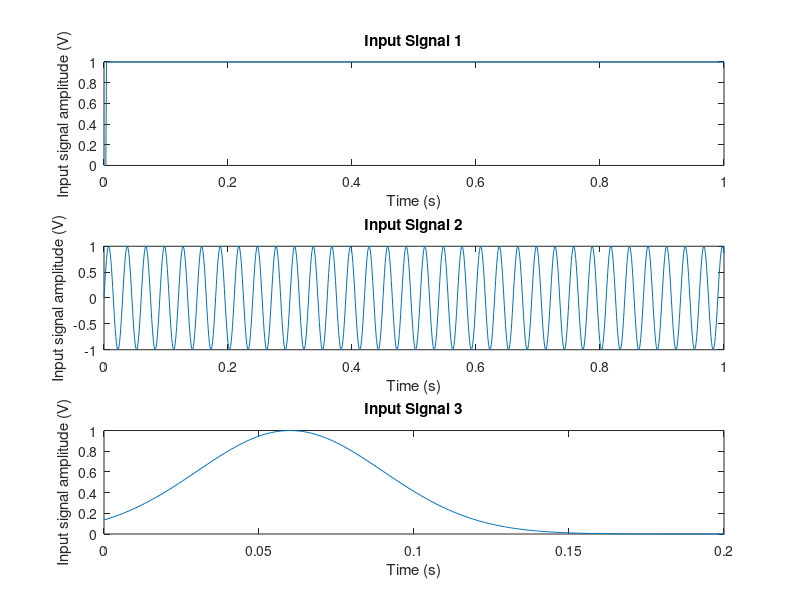
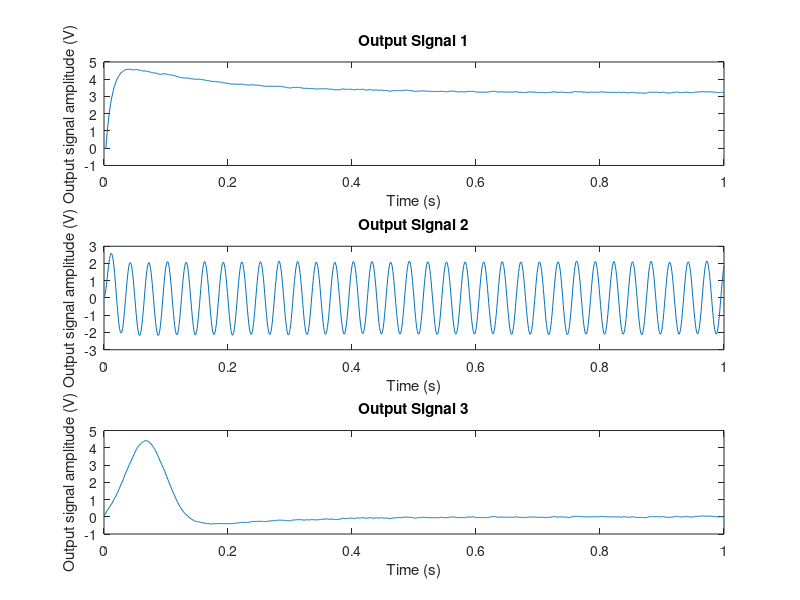
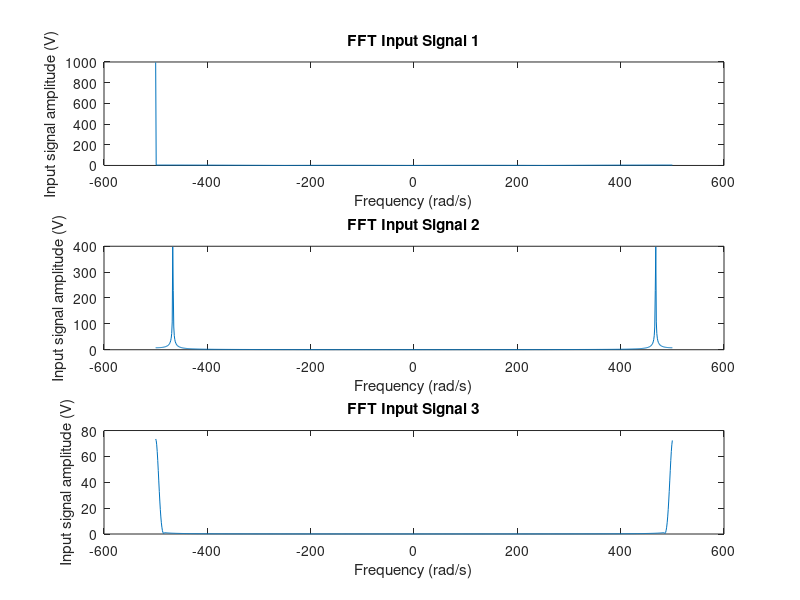
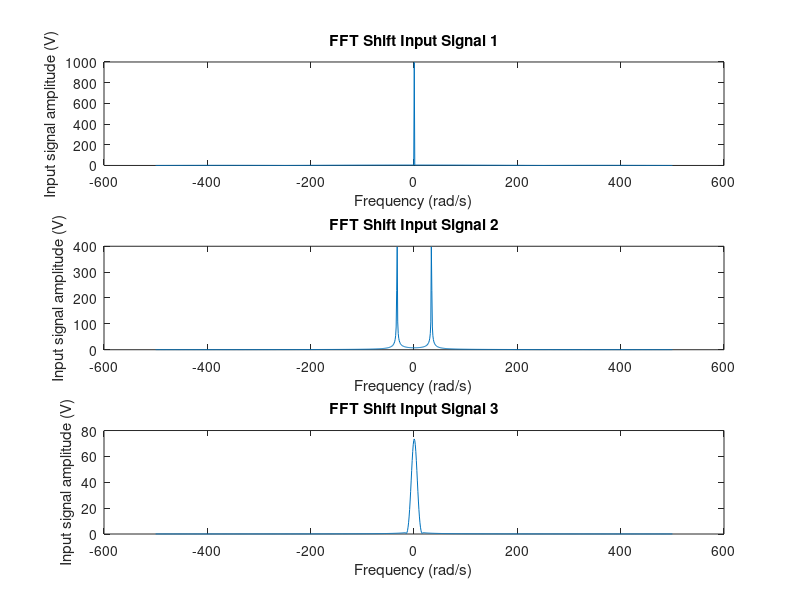

The MATLAB script that drew these images, in order:
clear
close all

R1 = 1;
Cap = 0.25;
R2 = 2;
Ind = 0.2;
R3 = 20; % Assume R3 = 20 in Part 5 and 6
alpha = 100;
R4 = 0.1;
Ro = 1000;
Cn = 0.00001; %0.00001 %0.001 %0.1 %10
% Vout with difeerent Cn
G1 = 1/R1;
G2 = 1/R2;
G3 = 1/R3;
G4 = 1/R4;
Go = 1/Ro;

G = zeros(7,7);
C = zeros(7,7);

G(1,1) = G1;
G(1,2) = -G2-G1;
G(1,3) = -G3;
G(2,2) = 1;
G(2,3) = -1;
G(3,3) = -G3;
G(3,6) = 1;
G(4,4) = 1;
G(4,6) = -alpha;
G(5,4) = G4;
G(5,5) = -G4-Go;
G(6,1) = 1;
G(7,1) = -G1;
G(7,2) = G1;
G(7,7) = 1;


C(1,1) = Cap;
C(1,2) = -Cap;
C(2,6) = -Ind;
C(3,3) = -Cn;
C(7,1) = -Cap;
C(7,2) = Cap;


TimeStep = 1e-3; % 1e-3 % 1e-4 %1e-2
% Vout with different time steps 

In = 0.001*randn(1/TimeStep,1); % In=0.01 to make noise visible


time = linspace(0,1,1/TimeStep);
figure(1)
subplot(311)
Input1 =  ones(length(time),1);
Input1(1,1) = 0;
Input1(2,1) = 0;
Input1(3,1) = 0;
Input1(4,1) = 0;
plot(time,Input1)
title('Input Signal 1');
xlabel('Time (s)')
ylabel('Input signal amplitude (V)')

subplot(312)
f2 = 1/0.03; % Input Signal 2 Frequency
Input2 = sin(2*pi*f2*time);
plot(time,Input2)
title('Input Signal 2');
xlabel('Time (s)')
ylabel('Input signal amplitude (V)')

subplot(313)

Input3 = exp(-0.5*((time - 0.06).^2) /(0.03)^2);
plot(time,Input3)
xlim([0 0.2])
title('Input Signal 3');
xlabel('Time (s)')
ylabel('Input signal amplitude (V)')

A = C/TimeStep + G;
InvA = inv(A);

V1 = zeros(7,1);
V2 = zeros(7,1);
V3 = zeros(7,1);
F1 = zeros(7,1);
F2 = zeros(7,1);
F3 = zeros(7,1);


Vout1 = zeros(1/TimeStep,1);
Vout2 = zeros(1/TimeStep,1);
Vout3 = zeros(1/TimeStep,1);
for i = 1:length(time)
    
    LastV1 = V1;
    LastV2 = V2;
    LastV3 = V3;
    
    F1(6) = Input1(i);
    F2(6) = Input2(i);
    F3(6) = Input3(i);

    F1(3) = In(i);
    F2(3) = In(i);
    F3(3) = In(i);
    

    V1 = A\(C*(LastV1/TimeStep) + F1);
    Vout1(i,1) = V1(5,:);
    V2 = A\(C*(LastV2/TimeStep) + F2);
    Vout2(i,1) = V2(5,:);
    V3 = A\(C*(LastV3/TimeStep) + F3);
    Vout3(i,1) = V3(5,:);
end

figure(2)
subplot(311)
plot(time,Vout1)
title('Output Signal 1');
xlabel('Time (s)')
ylabel('Output signal amplitude (V)')
subplot(312)
plot(time,Vout2)
title('Output Signal 2');
xlabel('Time (s)')
ylabel('Output signal amplitude (V)')
subplot(313)
plot(time,Vout3)
title('Output Signal 3');
xlabel('Time (s)')
ylabel('Output signal amplitude (V)')



% Sample frequency = 1000/s

frequency = linspace(-500,500,1/TimeStep); % FFT Frequency Vector 

ftIn1 = fft(Input1);
shiftIn1 = fftshift(ftIn1);
ftIn2 = fft(Input2);
shiftIn2 = fftshift(ftIn2);
ftIn3 = fft(Input3);
shiftIn3 = fftshift(ftIn3);

ftOut1 = fft(Vout1);
shiftOut1 = fftshift(ftOut1);
ftOut2 = fft(Vout2);
shiftOut2 = fftshift(ftOut2);
ftOut3 = fft(Vout3);
shiftOut3 = fftshift(ftOut3);

figure(3)
subplot(311)
plot(frequency,abs(ftIn1));
title('FFT Input Signal 1');
xlabel('Frequency (rad/s)')
ylabel('Input signal amplitude (V)')
subplot(312)
plot(frequency,abs(ftIn2));
title('FFT Input Signal 2');
xlabel('Frequency (rad/s)')
ylabel('Input signal amplitude (V)')
subplot(313)
plot(frequency,abs(ftIn3));
title('FFT Input Signal 3');
xlabel('Frequency (rad/s)')
ylabel('Input signal amplitude (V)')

figure(4)
subplot(311)
plot(frequency,abs(shiftIn1));
title('FFT Shift Input Signal 1');
xlabel('Frequency (rad/s)')
ylabel('Input signal amplitude (V)')
subplot(312)
plot(frequency,abs(shiftIn2));
title('FFT Shift Input Signal 2');
xlabel('Frequency (rad/s)')
ylabel('Input signal amplitude (V)')
subplot(313)
plot(frequency,abs(shiftIn3));
title('FFT Shift Input Signal 3');
xlabel('Frequency (rad/s)')
ylabel('Input signal amplitude (V)')

figure(5)
subplot(311)
plot(frequency,abs(ftOut1));
title('FFT Output Signal 1');
xlabel('Frequency (rad/s)')
ylabel('Output signal amplitude (V)')
subplot(312)
plot(frequency,abs(ftOut2));
title('FFT Output Signal 2');
xlabel('Frequency (rad/s)')
ylabel('Output signal amplitude (V)')
subplot(313)
plot(frequency,abs(ftOut3));
title('FFT Output Signal 3');
xlabel('Frequency (rad/s)')
ylabel('Output signal amplitude (V)')

figure(6)
subplot(311)
plot(frequency,abs(shiftOut1));
title('FFT Shift Output Signal 1');
xlabel('Frequency (rad/s)')
ylabel('Output signal amplitude (V)')
subplot(312)
plot(frequency,abs(shiftOut2));
title('FFT Shift Output Signal 2');
xlabel('Frequency (rad/s)')
ylabel('Output signal amplitude (V)')
subplot(313)
plot(frequency,abs(shiftOut3));
title('FFT Shift Output Signal 3');
xlabel('Frequency (rad/s)')
ylabel('Output signal amplitude (V)')



